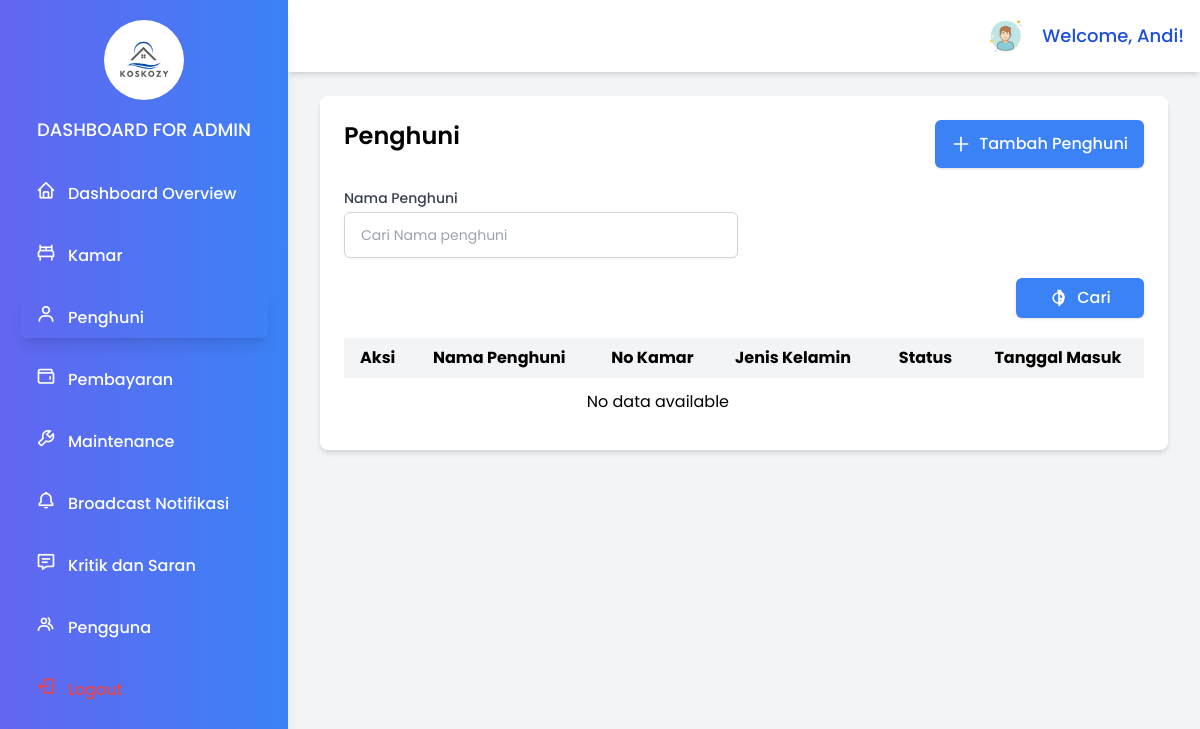
Before: /page/admin/penghuni.php?name=Jonathan Christiawan (signed in) with the older database file.
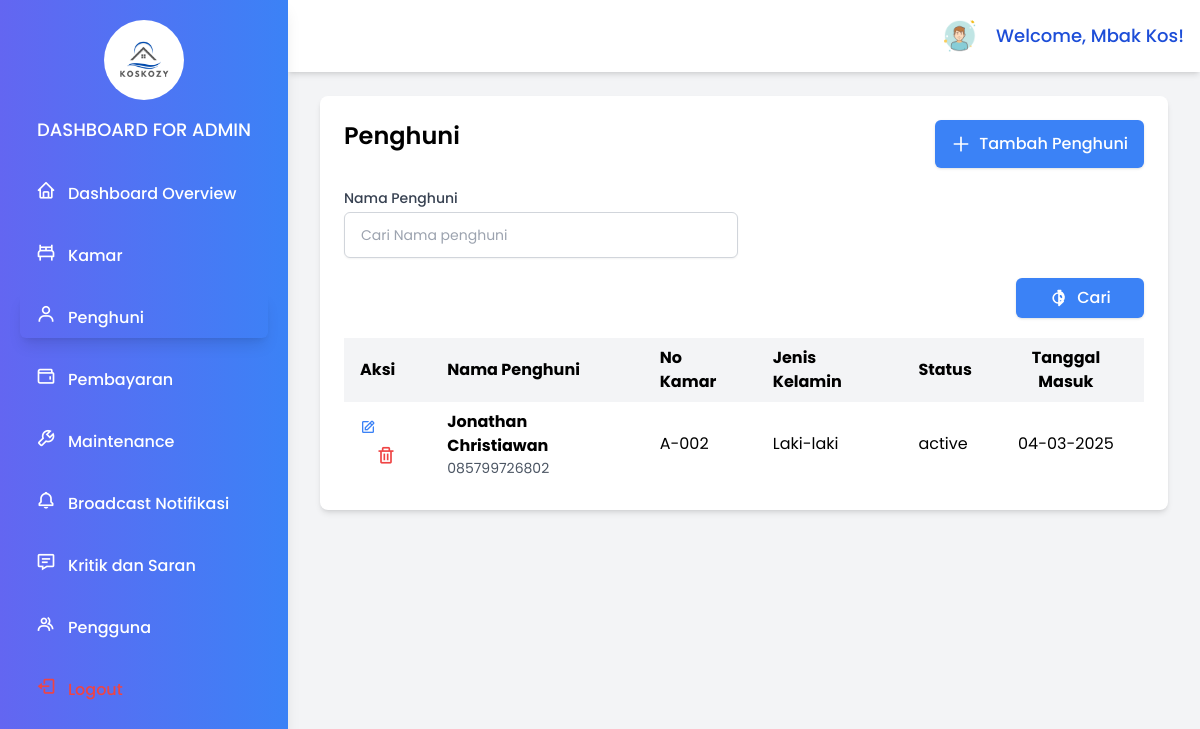
After: the same page with the newer database file.
### tables this page shows
CREATE TABLE `users` (
  `id` int(11) NOT NULL,
  `username` varchar(50) NOT NULL,
  `name` varchar(225) NOT NULL,
  `password_hash` varchar(255) NOT NULL,
  `role` enum('admin','superadmin','user') NOT NULL,
  `created_at` timestamp NOT NULL DEFAULT current_timestamp(),
  `updated_at` timestamp NOT NULL DEFAULT current_timestamp() ON UPDATE current_timestamp()
);

CREATE TABLE `penghuni` (
  `id` int(11) NOT NULL,
  `room_id` int(11) NOT NULL,
  `nama` varchar(255) NOT NULL,
  `jenis_kelamin` varchar(10) NOT NULL,
  `nomor_telepon` varchar(50) DEFAULT NULL,
  `alamat_asal` text DEFAULT NULL,
  `status` enum('active','inactive') DEFAULT 'active',
  `tanggal_masuk` date DEFAULT NULL,
  `tanggal_keluar` date DEFAULT NULL,
  `ktp` varchar(50) DEFAULT NULL,
  `nomor_darurat` varchar(50) DEFAULT NULL,
  `username` varchar(50) NOT NULL,
  `password` varchar(255) NOT NULL,
  `created_at` timestamp NOT NULL DEFAULT current_timestamp(),
  `updated_at` timestamp NOT NULL DEFAULT current_timestamp() ON UPDATE current_timestamp()
);

CREATE TABLE `rooms` (
  `id` int(11) NOT NULL,
  `name` varchar(255) NOT NULL,
  `type` varchar(50) NOT NULL,
  `ac` varchar(225) NOT NULL,
  `price` decimal(10,2) NOT NULL,
  `status` varchar(225) DEFAULT NULL,
  `capacity` int(11) NOT NULL,
  `description` text DEFAULT NULL,
  `created_at` timestamp NOT NULL DEFAULT current_timestamp(),
  `updated_at` timestamp NOT NULL DEFAULT current_timestamp() ON UPDATE current_timestamp()
);

### page/admin/penghuni.php (the view, shortened to what the changed rows need)
<?php
$host = 'localhost';
$dbname = 'kos_management';
$username = 'root';
$password = '';
try {
   $pdo = new PDO("mysql:host=$host;dbname=$dbname", $username, $password);
   $pdo->setAttribute(PDO::ATTR_ERRMODE, PDO::ERRMODE_EXCEPTION);
   $session_username = $_SESSION['username'];
   $stmt = $pdo->prepare("SELECT name FROM users WHERE username = :username");
   $stmt->execute(['username' => $session_username]);
   $admin = $stmt->fetch(PDO::FETCH_ASSOC);
   $admin_name = $admin['name'] ?? 'Admin';
   $limit = isset($_GET['limit']) ? (int)$_GET['limit'] : 10;
   $page = isset($_GET['page']) ? (int)$_GET['page'] : 1;
   $offset = ($page - 1) * $limit;
      $name = isset($_GET['name']) ? $_GET['name'] : '';
   $sql = "SELECT
         A.id,
         A.nama,
         A.jenis_kelamin,
         A.nomor_telepon,
         A.alamat_asal,
         A.status,
         B.name AS room_name,
         A.ktp,
         A.tanggal_masuk,
         A.tanggal_keluar,
         A.nomor_darurat
      FROM
         penghuni A
      INNER JOIN
         rooms B ON B.id = A.room_id
      WHERE
         A.nama LIKE :name
      ORDER BY A.tanggal_masuk DESC
      LIMIT :limit OFFSET :offset";
   $stmt_rooms = $pdo->prepare($sql);
   $stmt_rooms->bindValue(':name', "%$name%");
   $stmt_rooms->bindValue(':limit', $limit, PDO::PARAM_INT);
   $stmt_rooms->bindValue(':offset', $offset, PDO::PARAM_INT);
   $stmt_rooms->execute();
   $rooms = $stmt_rooms->fetchAll(PDO::FETCH_ASSOC);
} catch (PDOException $e) {
   echo 'Connection failed: ' . $e->getMessage();
   exit();
}
?>
<!DOCTYPE html>
<html lang="en">
<head>
   <script src="https://cdn.tailwindcss.com"></script>
   <link href="https://unpkg.com/boxicons@2.1.4/css/boxicons.min.css" rel="stylesheet">
</head>
<body class="bg-gray-100 min-h-screen">
<div id="sidebar" class="hidden md:block w-72 h-full bg-gradient-to-r from-indigo-500 to-blue-500 text-gray-800 fixed top-0 left-0 p-5  flex-col shadow-lg z-50">
   <div class="mb-6 text-center">
      <h1 class="text-lg font-medium text-white mt-4 uppercase">
         Dashboard for Admin
      </h1>
   </div>
</div>
<div class="md:ml-72 flex flex-col min-h-screen">
   <nav class="flex items-center justify-end bg-white p-4 fixed top-0  md:left-72 right-0 shadow-md z-10">
      <div class="flex items-center space-x-4 ">
         <a href="#" class="profile">
            <img src="../../assets/logo/user.png" alt="Profile" class="h-10 w-10 rounded-full">
         </a>
         <span class="text-sm md:text-lg font-medium text-blue-700">
            Welcome, <?php echo htmlspecialchars($admin_name); ?>!
         </span>
      </div>
   </nav>
   <div class="p-8">
      <div class="bg-white rounded-lg shadow-md">
         <div class="p-6 mt-16">
            <div class="justify-between flex mb-5">
               <h2 class="text-2xl font-semibold mb-4">Penghuni</h2>
            </div>
            <div class="overflow-x-auto">
               <table class="min-w-full table-auto">
                  <thead>
                     <tr class="bg-gray-100">
                        <th class="px-4 py-2 text-left">Aksi</th>
                        <th class="px-4 py-2 text-left">Nama Penghuni</th>
                        <th class="px-4 py-2 text-left">No Kamar</th>
                        <th class="px-4 py-2 text-left">Jenis Kelamin</th>
                        <th class="px-4 py-2 text-center">Status</th>
                        <th class="px-4 py-2 text-center">Tanggal Masuk</th>
                     </tr>
                  </thead>
                  <tbody>
                     <?php if (empty($rooms)): ?>
                        <tr>
                           <td colspan="5" class="text-center py-3">No data available</td>
                        </tr>
                     <?php else: ?>
                        <?php foreach ($rooms as $room): ?>
                           <tr>
                              <td class="px-4 py-2">
                                 <a href="#"
                                    class="edit-room-btn text-blue-500 hover:text-blue-700"
                                    data-id="<?= $room['id'] ?>"
                                    data-name="<?= htmlspecialchars($room['nama']) ?>"
                                    data-room-id="<?= htmlspecialchars($room['room_id']) ?>"
                                    data-nomor-telepon="<?= htmlspecialchars($room['nomor_telepon']) ?>"
                                    data-jenis-kelamin="<?= htmlspecialchars($room['jenis_kelamin']) ?>"
                                    data-alamat-asal="<?= htmlspecialchars($room['alamat_asal']) ?>"
                                    data-status="<?= htmlspecialchars($room['status']) ?>"
                                    onclick="openModal(this)">
                                    <i class="bx bx-edit"></i>
                                 </a>
                                 <a href="../../function/admin/penghuni/delete-penghuni.php?id=<?= $room['id'] ?>"
                                    class="ml-4 text-red-500 hover:text-red-700"
                                    onclick="return confirm('Apakah Anda yakin ingin menghapus penghuni ini?');">
                                    <i class="bx bx-trash text-xl"></i>
                                 </a>
                              </td>
                              <td class="px-4 py-2">
                                 <div class="font-bold"><?= htmlspecialchars($room['nama']) ?></div>
                                 <div class="text-sm text-gray-600"><?= htmlspecialchars($room['nomor_telepon']) ?></div>
                              </td>
                              <td class="px-4 py-2 ">
                                 <?= htmlspecialchars($room['room_name']) ?>
                              </td>
                              <td class="px-4 py-2">
                                 <?= htmlspecialchars($room['jenis_kelamin']) ?>
                              </td>
                              <td class="px-4 py-2">
                                 <?= htmlspecialchars($room['status']) ?>
                              </td>
                              <td class="px-4 py-2 text-center">
                                 <?= date('d-m-Y', strtotime($room['tanggal_masuk'])) ?>
                              </td>
                           </tr>
                        <?php endforeach; ?>
                     <?php endif; ?>
                  </tbody>
               </table>
            </div>
         </div>
      </div>
   </div>
</div>
</body>
</html>

Changed rows visible on the page:
changed users: name "Andi" → "Mbak Kos"
added penghuni: nama "Jonathan Christiawan", nomor_telepon "085799726802", room.name "A-002", jenis_kelamin "Laki-laki", status "active", tanggal_masuk "04-03-2025"
Other visible differences:
text no longer shown: "No data available"
